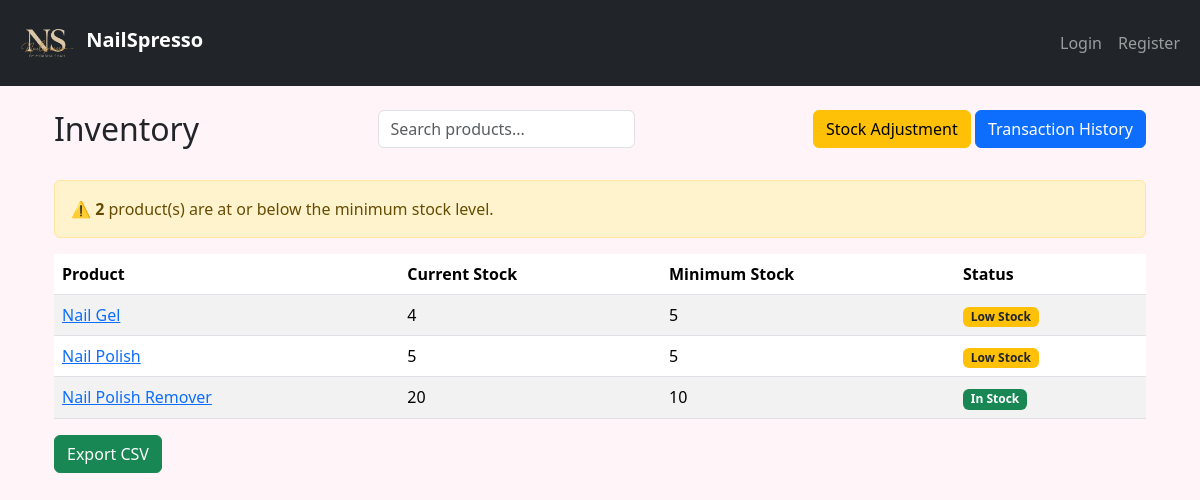
Screenshot of /inventory/ with the database file from the repository.
### products/models.py (models this page shows, shortened)
class Product(models.Model):
    name = models.CharField(
        max_length=500,
        null=True,
        blank=True
    )
    category = models.CharField(
        max_length=100,
        null=True,
        blank=True
    )
    image = models.ImageField(
        upload_to='products/',
        blank=True,
        null=True
    )
    minimum_stock = models.PositiveIntegerField(
        default=5,
        null=True,
        blank=True
    )
    purchase_price = models.DecimalField(
        max_digits=10,
        decimal_places=2,
        null=True,
        blank=True
    )
    selling_price = models.DecimalField(
        max_digits=10,
        decimal_places=2,
        null=True,
        blank=True
    )
    created_at = models.DateTimeField(
        auto_now_add=True
    )
    @property
    def current_stock(self):
        return sum(
            transaction.quantity or 0
            for transaction in self.transactions.all()
        )

### inventory/models.py (models this page shows, shortened)
class InventoryTransaction(models.Model):
    product = models.ForeignKey(
        Product,
        on_delete=models.CASCADE,
        related_name='transactions'
    )
    transaction_type = models.CharField(
        max_length=20,
        choices=TRANSACTION_TYPES,
        null=True,
        blank=True
    )
    quantity = models.IntegerField(null=True, blank=True)
    reference_id = models.IntegerField(
        null=True,
        blank=True
    )
    created_at = models.DateTimeField(
        auto_now_add=True
    )

### inventory/views.py (the view)
def inventory_list(request):
    query = request.GET.get("q", "")
    products = Product.objects.all()
    if query:
        products = products.filter(
            name__icontains=query
        )
    products = products.order_by("name")
    low_stock_count = sum(
        1
        for product in products
        if product.current_stock <= product.minimum_stock
    )
    return render(
        request,
        "inventory/inventory_list.html",
        {
            "products": products,
            "query": query,
            "low_stock_count": low_stock_count,
        },
    )

### templates/inventory/inventory_list.html (shortened to what this page needs)
{% extends "base.html" %}
{% block content %}
<div class="container mt-4">
    <div class="d-flex justify-content-between mb-3">
        <h2>Inventory</h2>
        <form method="get" class="mb-3">
            <input
                type="text"
                name="q"
                value="{{ query }}"
                class="form-control"
                placeholder="Search products...">
        </form>
        <div>
            <a
                href="{% url 'stock_adjustment' %}"
                class="btn btn-warning">
                Stock Adjustment
            </a>
            <a
                href="{% url 'inventory_history' %}"
                class="btn btn-primary">
                Transaction History
            </a>
        </div>
    </div>
    {% if low_stock_count > 0 %}
    <div class="alert alert-warning">
        ⚠️ <strong>{{ low_stock_count }}</strong> product(s) are at or below the minimum stock level.
    </div>
    {% endif %}
    <table class="table table-striped">
        <thead>
            <tr>
                <th>Product</th>
                <th>Current Stock</th>
                <th>Minimum Stock</th>
                <th>Status</th>
            </tr>
        </thead>
        <tbody>
        {% for product in products %}
            <tr>
                <td>
                    <a href="{% url 'product_inventory_detail' product.id %}">
                        {{ product.name }}
                    </a>
                </td>
                <td>{{ product.current_stock }}</td>
                <td>{{ product.minimum_stock }}</td>
                <td>
                    {% if product.current_stock <= 0 %}
                        <span class="badge bg-danger">
                            Out of Stock
                        </span>
                    {% elif product.current_stock <= product.minimum_stock %}
                        <span class="badge bg-warning text-dark">
                            Low Stock
                        </span>
                    {% else %}
                        <span class="badge bg-success">
                            In Stock
                        </span>
                    {% endif %}
                </td>
            </tr>
        {% empty %}
            <tr>
                <td colspan="4">
                    No products found.
                </td>
            </tr>
        {% endfor %}
        </tbody>
    </table>
<a
    href="{% url 'export_inventory_csv' %}"
    class="btn btn-success">
    Export CSV
</a>
</div>
{% endblock %}

### static/css/style.css (style rules this page uses)
body { background:#fff5f8; }

### rows the page displays
Product: name "Nail Gel", current_stock "4", minimum_stock "5", shows "Low Stock"
Product: name "Nail Polish", current_stock "5", minimum_stock "5", shows "Low Stock"
Product: name "Nail Polish Remover", current_stock "20", minimum_stock "10", shows "In Stock"

### other values shown
{{ low_stock_count }} "2"
